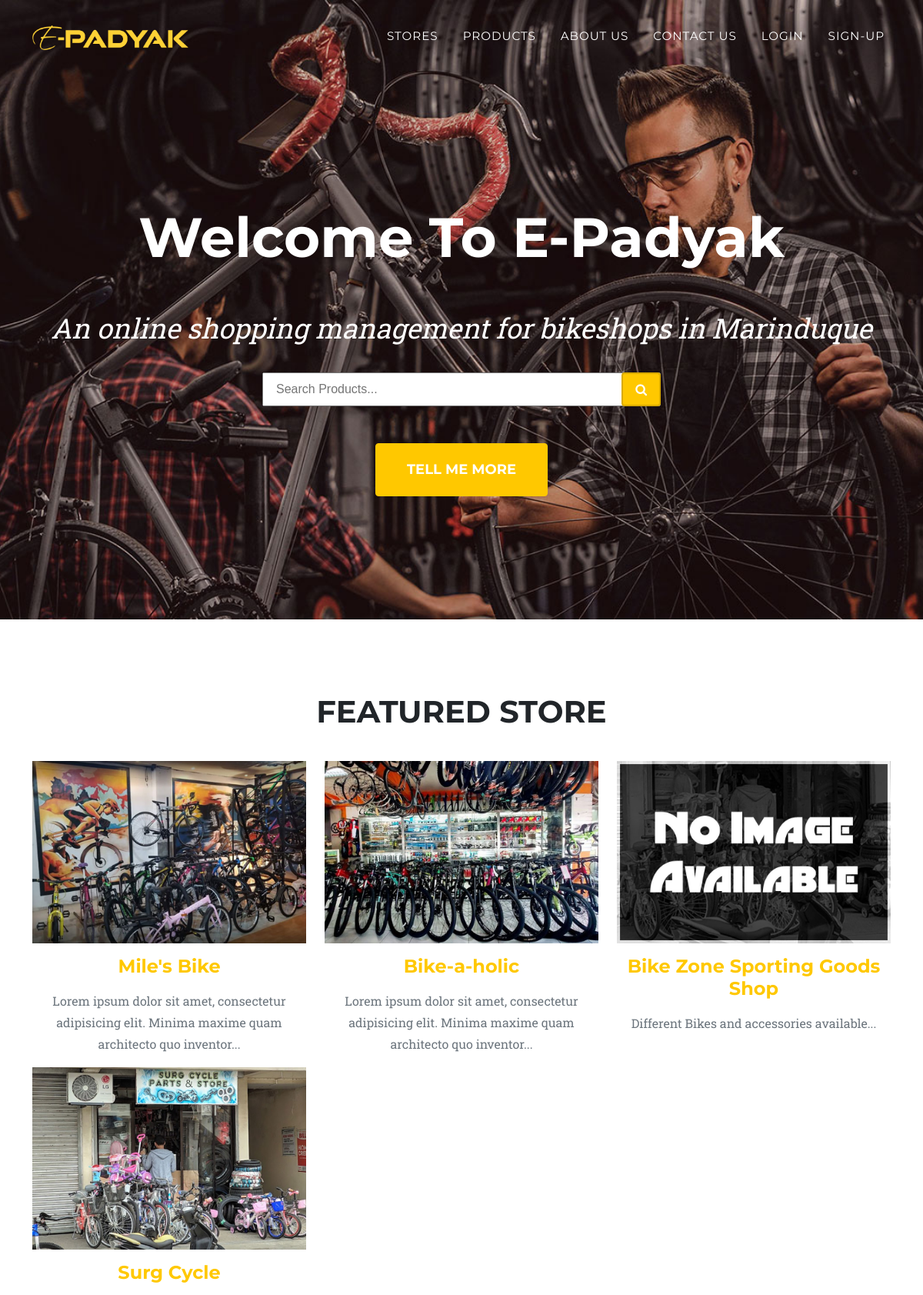
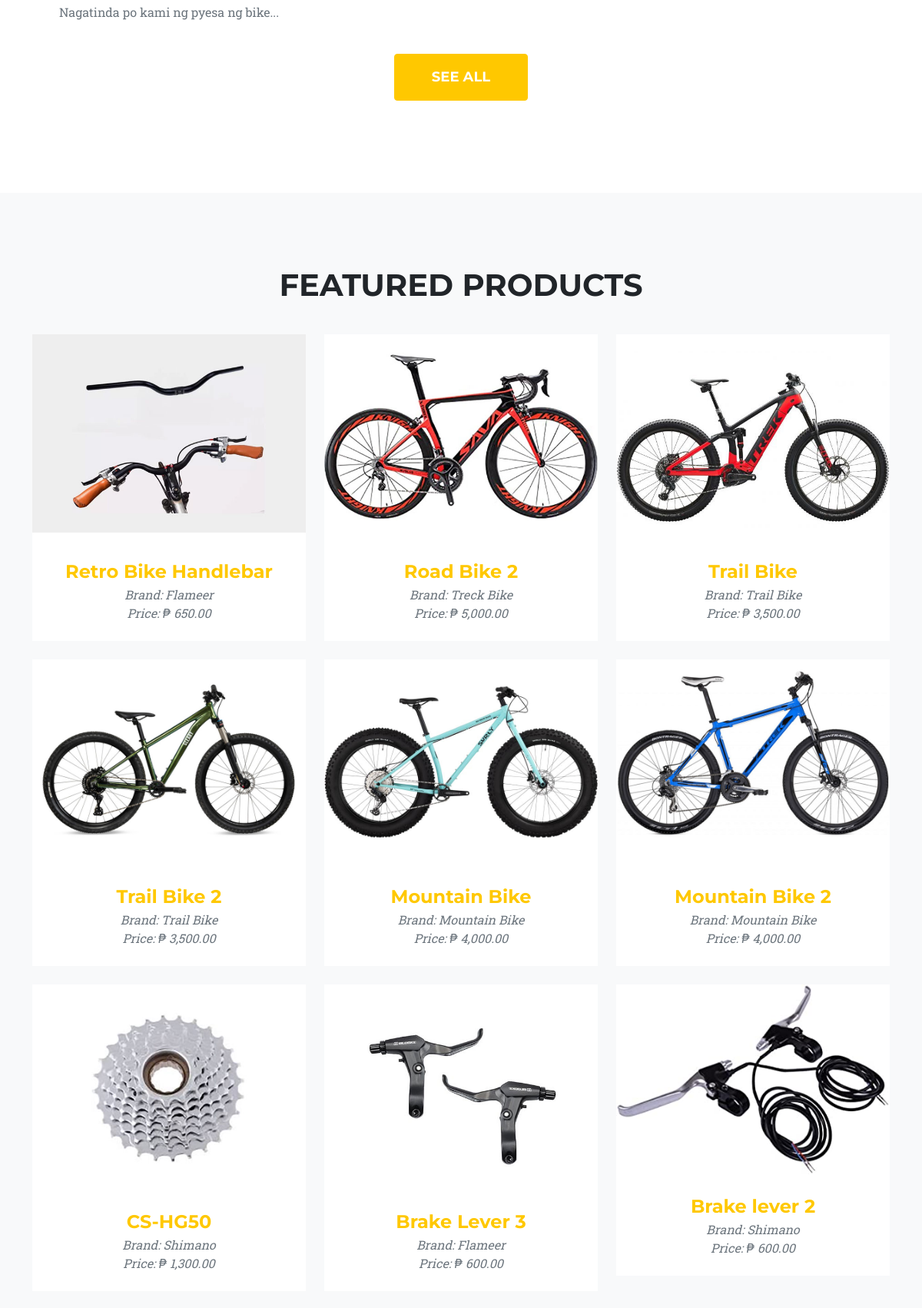
The page / (upper part) on the database its author committed (2 pictures, top to bottom).
### tables this page shows
CREATE TABLE `tbl_user` (
  `user_id` int(11) NOT NULL,
  `username` varchar(50) NOT NULL,
  `password` varchar(50) NOT NULL,
  `email` varchar(100) NOT NULL,
  `fname` varchar(50) NOT NULL,
  `mname` varchar(50) NOT NULL,
  `lname` varchar(50) NOT NULL,
  `gender` varchar(10) NOT NULL,
  `contact` varchar(50) NOT NULL,
  `birthday` date NOT NULL DEFAULT current_timestamp(),
  `barangay_id` int(11) NOT NULL,
  `location` varchar(100) NOT NULL,
  `user_access` varchar(50) NOT NULL,
  `store_id` int(11) NOT NULL,
  `photo` varchar(50) NOT NULL DEFAULT 'profile.png',
  `sq_id` int(11) NOT NULL,
  `answer` varchar(255) NOT NULL,
  `is_approved` int(11) NOT NULL,
  `is_active` int(11) NOT NULL,
  `is_deleted` int(11) NOT NULL
);

CREATE TABLE `tbl_store` (
  `store_id` int(11) NOT NULL,
  `store_name` varchar(255) NOT NULL,
  `barangay_id` int(11) NOT NULL,
  `location` varchar(100) NOT NULL,
  `description` text NOT NULL,
  `terms_and_conditions` text NOT NULL,
  `photo` varchar(50) NOT NULL DEFAULT 'no-image.jpg',
  `document_proof` varchar(50) NOT NULL,
  `dti_number` varchar(50) NOT NULL,
  `registration_date` date NOT NULL DEFAULT current_timestamp(),
  `accept_delivery` int(2) NOT NULL
);

CREATE TABLE `tbl_product` (
  `product_id` int(11) NOT NULL,
  `brand_id` int(11) NOT NULL,
  `category_id` int(11) NOT NULL,
  `store_id` int(11) NOT NULL,
  `product_name` varchar(100) NOT NULL,
  `description` varchar(255) NOT NULL,
  `price` decimal(10,2) NOT NULL,
  `stocks` int(11) NOT NULL,
  `photo` varchar(50) NOT NULL,
  `img_3d` text NOT NULL,
  `is_deleted` int(11) NOT NULL
);

CREATE TABLE `tbl_brand` (
  `brand_id` int(11) NOT NULL,
  `brand` varchar(50) NOT NULL,
  `is_deleted` int(11) NOT NULL DEFAULT 0
);

### index.php (the view, shortened to what this page needs)
<?php
 include 'template/header.php'; ?>
    <body id="page-top">
       <?php include 'template/nav-bar.php'; ?>
        <header class="masthead">
            <div class="container">
                <div class="masthead-heading">Welcome To E-Padyak</div>
                <div class="masthead-subheading pb-2">An online shopping management for bikeshops in Marinduque</div>
                <div class="d-flex text-center w-100 justify-content-center px-4 pb-5">
                    <form class="col-md-6 col-sm-8 col-12 mx-auto" action="products.php">
                        <div class="mx-2 position-relative">
                            <?php $search = '';
                            ?>
                            <input type="text" name="search" autocomplete="off" class="px-3 py-2 w-100 rounded-sm font-arial" value="<?php echo stripslashes($search); ?>" placeholder="Search Products..." />
                           <button class="btn btn-primary btn-search position-absolute end-0 rounded-sm py-2 px-3" style="border: 2px solid #d9aa00;" type="submit" ><i class="fa fa-search"></i></button>
                        </div>
                    </form>
                </div>
                <a class="btn btn-primary btn-xl text-uppercase" href="about-us.php">Tell Me More</a>
            </div>
        </header>
        <section class="page-section" id="services">
            <div class="container">
                <div class="text-center">
                    <h2 class="section-heading text-uppercase pb-4">Featured Store</h2>
                </div>
                <div class="row text-center">
                    <?php
                    $qs = $conn->query("select s.*, u.is_active from tbl_store s inner join tbl_user u on u.store_id = s.store_id where u.is_active = 1 ORDER BY RAND() limit 6 ");
                    while ($rs = $qs->fetch_assoc()){
                    ?>
                    <div class="col-md-4">
                        <a href="view-store.php?id=<?php echo $rs['store_id']; ?>" class="text-decoration-none"><img src="assets/img/store/<?php echo $rs['photo']; ?>" class="w-100" />
                        <h4 class="my-3"><?php echo $rs['store_name']; ?></h4></a>
                        <p class="text-muted"><?php echo substr($rs['description'], 0, 100); ?>...</p>
                    </div>
                    <?php } ?>
                </div>
                <div class="p-4 text-center">
                    <a class="btn btn-primary btn-xl py-3 text-uppercase px-5" href="stores.php">See all</a>
                </div>
            </div>
        </section>
        <section class="page-section bg-light" id="portfolio">
            <div class="container">
                <div class="text-center">
                    <h2 class="section-heading text-uppercase pb-4">Featured Products</h2>
                </div>
                <div class="row">
                    <?php
                    $qp = $conn->query("select p.*, b.brand, c.category, s.store_name from tbl_product p inner join tbl_store s on s.store_id = p.store_id inner join tbl_brand b on b.brand_id = p.brand_id inner join tbl_category c on c.category_id = p.category_id  where p.is_deleted = 0 order by RAND() limit 12") or die($conn->error);
                    while ($rp = $qp->fetch_assoc()){ ?>
                    <div class="col-lg-4 col-sm-6 mb-4">
                         <div class="portfolio-item">
                            <a class="text-decoration-none portfolio-link" data-bs-toggle="modal" href="#product<?php echo $rp['product_id']; ?>">
                                <img class="img-fluid product-hover" src="assets/img/products/<?php echo $rp['photo']; ?>" alt="<?php echo $rp['product_name']; ?>" />
                                 <div class="portfolio-caption">
                                <div class="portfolio-caption-heading"><?php echo $rp['product_name']; ?></div>
                                <div class="portfolio-caption-subheading text-muted">Brand: <?php echo $rp['brand']; ?>
                                    <br />Price: &#8369; <?php echo number_format($rp['price'], 2); ?>
                                </div>
                            </div>
                            </a>
                        </div>
                    </div>
                    <?php } ?>
            </div>
        </section>
    </body>
</html>

### index.php (style rules this page uses)
.font-arial { font-family: Arial, sans-serif; }

### rows shown on the page
tbl_user: store.photo (picture), store.store_name "Mile's Bike", store.description "Lorem ipsum dolor sit amet, consectetur adipisicing elit. Minima maxime quam architecto quo inventor"
tbl_user: store.photo (picture), store.store_name "Bike-a-holic", store.description "Lorem ipsum dolor sit amet, consectetur adipisicing elit. Minima maxime quam architecto quo inventor"
tbl_user: store.photo (placeholder picture), store.store_name "Bike Zone Sporting Goods Shop", store.description "Different Bikes and accessories available"
tbl_user: store.photo (picture), store.store_name "Surg Cycle", store.description "Nagatinda po kami ng pyesa ng bike"
tbl_product: photo (picture), product_name "Retro Bike Handlebar", brand.brand "Flameer", price "650.00"
tbl_product: photo (picture), product_name "Road Bike 2", brand.brand "Treck Bike", price "5,000.00"
tbl_product: photo (picture), product_name "Trail Bike", brand.brand "Trail Bike", price "3,500.00"
tbl_product: photo (picture), product_name "Trail Bike 2", brand.brand "Trail Bike", price "3,500.00"
tbl_product: photo (picture), product_name "Mountain Bike", brand.brand "Mountain Bike", price "4,000.00"
tbl_product: photo (picture), product_name "Mountain Bike 2", brand.brand "Mountain Bike", price "4,000.00"
tbl_product: photo (picture), product_name "CS-HG50", brand.brand "Shimano", price "1,300.00"
tbl_product: photo (picture), product_name "Brake Lever 3", brand.brand "Flameer", price "600.00"
tbl_product: photo (picture), product_name "Brake lever 2", brand.brand "Shimano", price "600.00"
